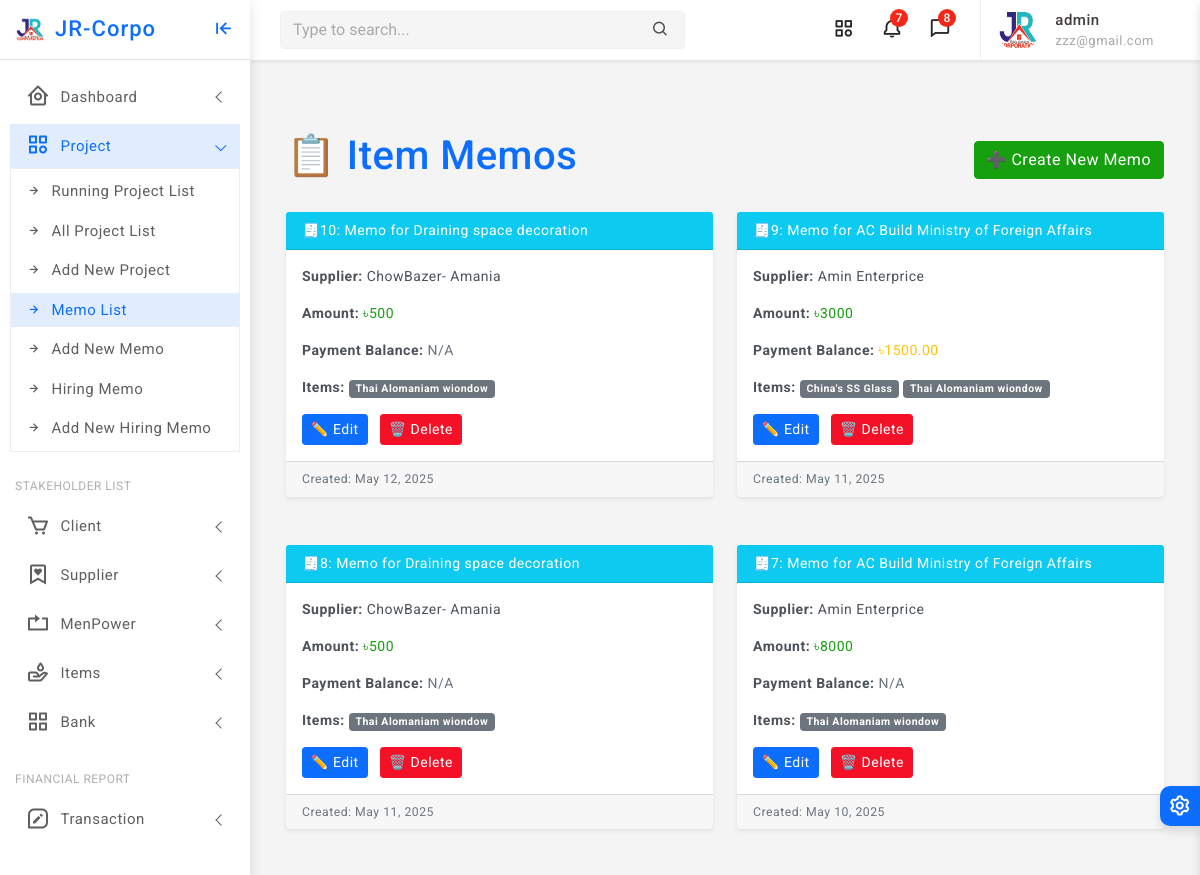
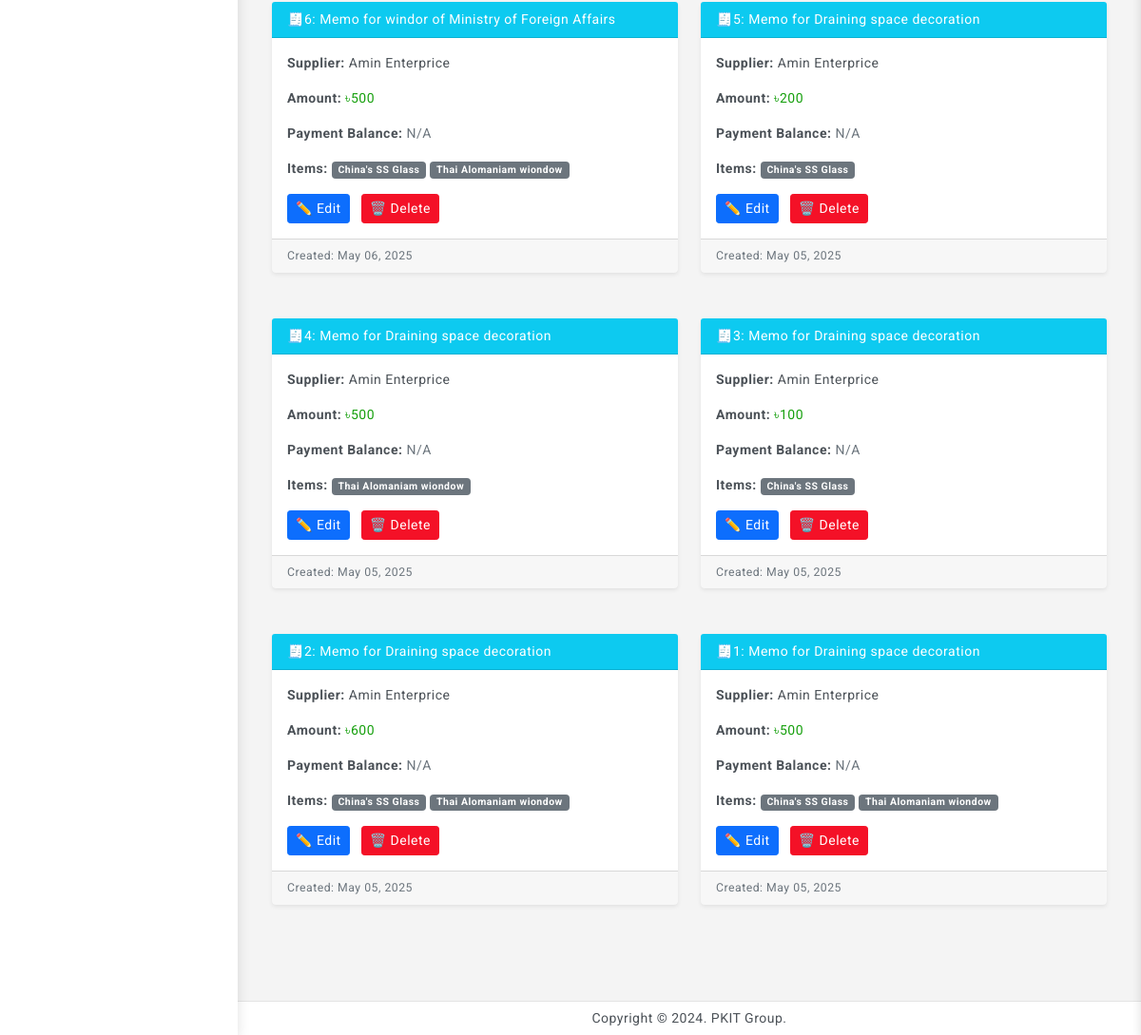
Page /memos/ (signed in) on the committed database (2 pictures, top to bottom).
### core/models.py (models this page shows, shortened)
class Memo(models.Model):
    project = models.ForeignKey(Project, on_delete=models.CASCADE, related_name='item_memos')
    supplier = models.ForeignKey(Supplier, on_delete=models.CASCADE, related_name='memos')
    items = models.ManyToManyField(Item, related_name='memos')
    amount = models.PositiveIntegerField(default=0)
    payment_balance = models.DecimalField(max_digits=12, decimal_places=2, null=True, blank=True)
    created_at = models.DateTimeField(auto_now_add=True)
    updated_at = models.DateTimeField(auto_now=True)

class Project(models.Model):
    STATUS_CHOICES = [
        ('RUNNING', 'Running'),
        ('TRIAL', 'Trial Period'),
        ('CLOSED', 'Closed'),
        ('OTHER', 'Other'),
    ]
    company = models.ForeignKey(Company, on_delete=models.CASCADE, related_name='projects')
    name = models.CharField(max_length=255)
    location = models.CharField(max_length=255)
    approximate_bill = models.PositiveIntegerField(default=0)
    current_cost = models.PositiveIntegerField(default=0, null=True, blank=True)
    final_bill = models.PositiveIntegerField(default=0, null=True, blank=True)
    current_paid = models.PositiveIntegerField(default=0, null=True, blank=True)
    created_at = models.DateTimeField(auto_now_add=True)
    updated_at = models.DateTimeField(auto_now=True)
    status = models.CharField(max_length=10, null=True, blank=True, choices=STATUS_CHOICES, default='RUNNING')

class Organization(models.Model):
    name = models.CharField(max_length=255, unique=True)
    location = models.CharField(max_length=255)
    phone = models.CharField(max_length=20)
    logo = models.ImageField(upload_to='media/logos/', blank=True, null=True)
    created_at = models.DateTimeField(auto_now_add=True)
    updated_at = models.DateTimeField(auto_now=True)
    class Meta:
        abstract = True

class Supplier(Organization):
    pass

class Item(models.Model):
    item_name = models.CharField(max_length=255)
    image = models.ImageField(upload_to='media/item_images/', blank=True, null=True)
    category = models.ForeignKey(Category, on_delete=models.SET_NULL, null=True, related_name='items')
    created_at = models.DateTimeField(auto_now_add=True)
    updated_at = models.DateTimeField(auto_now=True)

### core/views.py (the view)
# urls.py: path('memos/', views.memo_list, name='memo_list'),
@staff_required
def memo_list(request):
    memos = Memo.objects.all().order_by('-created_at')
    return render(request, 'memo/memo_list.html', {'memos': memos})

### core/views.py (called while the page is built)
def staff_required(view_func):
    return user_passes_test(lambda u: u.is_authenticated and u.is_staff)(view_func)

### core/templates/memo/memo_list.html
{% extends 'partials/base0.html' %}
{% block content %}
{% load static %}
<div class="container my-5">
    <div class="d-flex justify-content-between align-items-center mb-4">
        <h1 class="text-primary">📋 Item Memos</h1>
        <a href="{% url 'memo_create' %}" class="btn btn-success">
            ➕ Create New Memo
        </a>
    </div>
    {% if memos %}
        <div class="row">
            {% for memo in memos %}
                <div class="col-md-6 mb-4">
                    <div class="card shadow-sm border-info rounded">
                        <div class="card-header bg-info text-white">
                           🧾{{ memo.id }}: Memo for {{ memo.project.name }}
                        </div>
                        <div class="card-body">
                            <p><strong>Supplier:</strong> {{ memo.supplier.name }}</p>
                            <p><strong>Amount:</strong> <span class="text-success">৳{{ memo.amount }}</span></p>
                            <p><strong>Payment Balance:</strong>
                                {% if memo.payment_balance %}
                                    <span class="text-warning">৳{{ memo.payment_balance }}</span>
                                {% else %}
                                    <span class="text-muted">N/A</span>
                                {% endif %}
                            </p>
                            <p><strong>Items:</strong>
                                {% for item in memo.items.all %}
                                    <span class="badge bg-secondary">{{ item.item_name }}</span>
                                {% empty %}
                                    <span class="text-muted">No items</span>
                                {% endfor %}
                            </p>
                            <div class="mt-3">
                                <a href="{% url 'memo_update' memo.pk %}" class="btn btn-sm btn-primary me-2">✏️ Edit</a>
                                <a href="{% url 'memo_delete' memo.pk %}" class="btn btn-sm btn-danger">🗑️ Delete</a>
                            </div>
                        </div>
                        <div class="card-footer text-muted small">
                            Created: {{ memo.created_at|date:"M d, Y" }}
                        </div>
                    </div>
                </div>
            {% endfor %}
        </div>
    {% else %}
        <div class="alert alert-info">
            No memos yet. Start by <a href="{% url 'memo_create' %}" class="alert-link">creating a new memo</a>!
        </div>
    {% endif %}
</div>
{% endblock %}

### templates/partials/base0.html (shortened to what this page needs)
<!doctype html>
<html lang="en">
{% load static %}
<head>
	<link href="{% static 'assets/plugins/vectormap/jquery-jvectormap-2.0.2.css' %}" rel="stylesheet"/>
	<link href="{% static 'assets/plugins/simplebar/css/simplebar.css' %}" rel="stylesheet" />
	<link href="{% static 'assets/plugins/perfect-scrollbar/css/perfect-scrollbar.css' %}" rel="stylesheet" />
	<link href="{% static 'assets/plugins/metismenu/css/metisMenu.min.css' %}" rel="stylesheet" />
	<link href="{% static 'assets/css/pace.min.css' %}" rel="stylesheet" />
	<link href="{% static 'assets/css/bootstrap.min.css' %}" rel="stylesheet">
	<link href="{% static 'assets/css/app.css' %}" rel="stylesheet">
	<link href="{% static 'assets/css/icons.css' %}" rel="stylesheet">
	<link rel="stylesheet" href="{% static 'assets/css/dark-theme.css' %}" />
	<link rel="stylesheet" href="{% static 'assets/css/semi-dark.css' %}" />
	<link rel="stylesheet" href="{% static 'assets/css/header-colors.css' %}" />
		<link rel="stylesheet" href="https://use.fontawesome.com/releases/v5.15.2/css/all.css"
>
</head>
<body>
	<div class="wrapper">
		<div class="sidebar-wrapper" data-simplebar="true">
			<div class="sidebar-header">
				<div>
					<img src="{% static 'assets/images/jr.png' %} " class="logo-icon" alt="logo icon">
				</div>
				<div>
					<h4 class="logo-text">JR-Corpo</h4>
				</div>
				<div class="toggle-icon ms-auto"><i class='bx bx-arrow-to-left'></i>
				</div>
			</div>
			<ul class="metismenu" id="menu">
				<li>
					<a href="javascript:;" class="has-arrow">
						<div class="parent-icon"><i class='bx bx-home-circle'></i>
						</div>
						<div class="menu-title">Dashboard</div>
					</a>
				</li>
				<li>
					<a href="javascript:;" class="has-arrow">
						<div class="parent-icon"><i class="bx bx-category"></i>
						</div>
						<div class="menu-title">Project</div>
					</a>
					<ul>
						<li> <a href="{% url 'project_list' %}"><i class="bx bx-right-arrow-alt"></i>Running Project List</a>
						</li>
						<li> <a href="{% url 'all_project_list' %}"><i class="bx bx-right-arrow-alt"></i>All Project List</a>
						</li>
						<li> <a href="{% url 'project_create' %}"><i class="bx bx-right-arrow-alt"></i>Add New Project</a>
						</li>
						<li> <a href="{% url 'memo_list' %}"><i class="bx bx-right-arrow-alt"></i>Memo List</a>
						</li>
						<li> <a href="{% url 'memo_create' %}"><i class="bx bx-right-arrow-alt"></i>Add New Memo</a>
						</li>
						<li> <a href="{% url 'manpowermemo_list' %}"><i class="bx bx-right-arrow-alt"></i>Hiring Memo</a>
						</li>
						<li> <a href="{% url 'manpowermemo_create' %}"><i class="bx bx-right-arrow-alt"></i>Add New Hiring Memo</a>
						</li>
					</ul>
				</li>
				<li class="menu-label">Stakeholder List</li>
				<li>
					<a href="javascript:;" class="has-arrow">
						<div class="parent-icon"><i class='bx bx-cart'></i>
						</div>
						<div class="menu-title"> Client </div>
					</a>
				</li>
				<li>
					<a class="has-arrow" href="javascript:;">
						<div class="parent-icon"><i class='bx bx-bookmark-heart'></i>
						</div>
						<div class="menu-title">Supplier</div>
					</a>
				</li>
				<li>
					<a class="has-arrow" href="javascript:;">
						<div class="parent-icon"><i class="bx bx-repeat"></i>
						</div>
						<div class="menu-title">MenPower</div>
					</a>
				</li>
				<li>
					<a class="has-arrow" href="javascript:;">
						<div class="parent-icon"> <i class="bx bx-donate-blood"></i>
						</div>
						<div class="menu-title">Items</div>
					</a>
				</li>
				<li>
					<a class="has-arrow" href="javascript:;">
						<div class="parent-icon"><i class="bx bx-grid-alt"></i>
						</div>
						<div class="menu-title">Bank</div>
					</a>
				</li>
				<li class="menu-label">Financial Report</li>
				<li>
					<a class="has-arrow" href="javascript:;">
						<div class="parent-icon"><i class='bx bx-message-square-edit'></i>
						</div>
						<div class="menu-title">Transaction </div>
					</a>
				</li>
			</ul>
		</div>
	<header>
			<div class="topbar d-flex align-items-center">
				<nav class="navbar navbar-expand">
					<div class="search-bar flex-grow-1">
						<div class="position-relative search-bar-box">
							<input type="text" class="form-control search-control" placeholder="Type to search..."> <span class="position-absolute top-50 search-show translate-middle-y"><i class='bx bx-search'></i></span>
						</div>
					</div>
					<div class="top-menu ms-auto">
						<ul class="navbar-nav align-items-center">
							<li class="nav-item dropdown dropdown-large">
								<a class="nav-link dropdown-toggle dropdown-toggle-nocaret" href="#" role="button" data-bs-toggle="dropdown" aria-expanded="false">	<i class='bx bx-category'></i>
								</a>
							</li>
							<li class="nav-item dropdown dropdown-large">
								<a class="nav-link dropdown-toggle dropdown-toggle-nocaret position-relative" href="#" role="button" data-bs-toggle="dropdown" aria-expanded="false"> <span class="alert-count">7</span>
									<i class='bx bx-bell'></i>
								</a>
							</li>
							<li class="nav-item dropdown dropdown-large">
								<a class="nav-link dropdown-toggle dropdown-toggle-nocaret position-relative" href="#" role="button" data-bs-toggle="dropdown" aria-expanded="false"> <span class="alert-count">8</span>
									<i class='bx bx-comment'></i>
								</a>
							</li>
						</ul>
					</div>
					<div class="user-box dropdown">
						<a class="d-flex align-items-center nav-link dropdown-toggle dropdown-toggle-nocaret" href="#" role="button" data-bs-toggle="dropdown" aria-expanded="false">
							<img src="{% static 'assets/images/jr.png' %}" class="user-img" alt="user avatar">
							<div class="user-info ps-3">
								<p class="user-name mb-0">{{ user.username }}</p>
								<p class="designattion mb-0">{{ user.email }}</p>
							</div>
						</a>
					</div>
				</nav>
			</div>
	</header>
		<div class="page-wrapper">
			<div class="page-content">
				{% block content %}
				{% endblock %}
			</div>
		</div>
		<footer class="page-footer">
			<p class="mb-0">Copyright © 2024. PKIT Group.</p>
		</footer>
	</div>
	<div class="switcher-wrapper">
		<div class="switcher-btn"> <i class='bx bx-cog bx-spin'></i>
		</div>
	</div>
</body>
</html>

### rows in the picture
Memo: id "10", project.name "Draining space decoration", supplier.name "ChowBazer- Amania", amount "500", shows "N/A", created_at "May 12, 2025"
Item: item_name "Thai Alomaniam wiondow"
Memo: id "9", project.name "AC Build Ministry of Foreign Affairs", supplier.name "Amin Enterprice", amount "3000", payment_balance "1500.00", created_at "May 11, 2025"
Item: item_name "China's SS Glass"
Memo: id "8", project.name "Draining space decoration", supplier.name "ChowBazer- Amania", amount "500", shows "N/A", created_at "May 11, 2025"
Memo: id "7", project.name "AC Build Ministry of Foreign Affairs", supplier.name "Amin Enterprice", amount "8000", shows "N/A", created_at "May 10, 2025"
Memo: id "6", project.name "windor of Ministry of Foreign Affairs", supplier.name "Amin Enterprice", amount "500", shows "N/A", created_at "May 06, 2025"
Memo: id "5", project.name "Draining space decoration", supplier.name "Amin Enterprice", amount "200", shows "N/A", created_at "May 05, 2025"
Memo: id "4", project.name "Draining space decoration", supplier.name "Amin Enterprice", amount "500", shows "N/A", created_at "May 05, 2025"
Memo: id "3", project.name "Draining space decoration", supplier.name "Amin Enterprice", amount "100", shows "N/A", created_at "May 05, 2025"
Memo: id "2", project.name "Draining space decoration", supplier.name "Amin Enterprice", amount "600", shows "N/A", created_at "May 05, 2025"
Memo: id "1", project.name "Draining space decoration", supplier.name "Amin Enterprice", amount "500", shows "N/A", created_at "May 05, 2025"

### other values in the picture
{{ user.username }} "admin"
{{ user.email }} "zzz@gmail.com"
